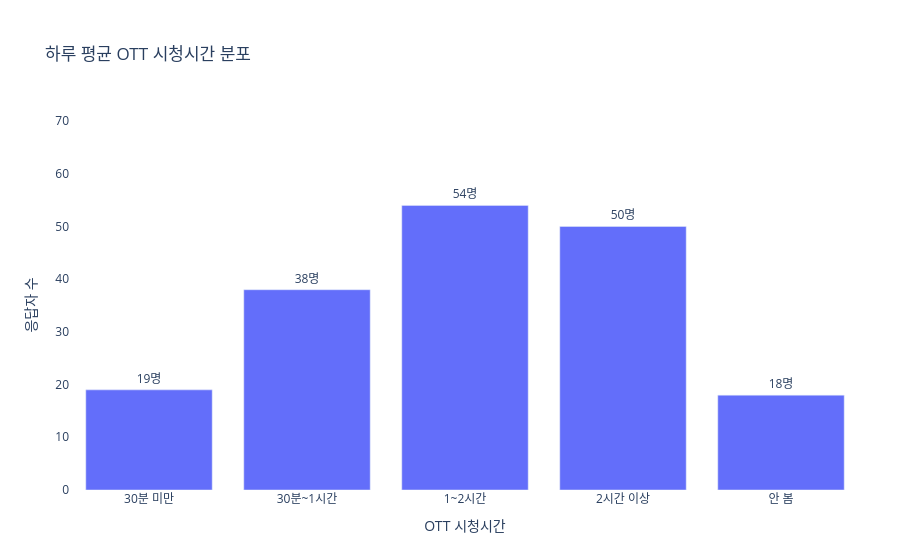

The notebook cell this image was saved under:
### Code cell
fig = px.bar(
    time_df,
    x="OTT 시청시간",
    y="응답자 수",
    text="텍스트",
    title="하루 평균 OTT 시청시간 분포"
)

fig.update_traces(
    textposition="outside",
    cliponaxis=False
)

fig.update_yaxes(
    title="응답자 수",
    range=[0, time_df["응답자 수"].max() * 1.3]
)

fig.update_layout(
    margin=dict(t=120, b=70, l=70, r=40),
    plot_bgcolor="white",
    paper_bgcolor="white"
)

fig.show()

### Figure 1 — Plotly figure (JSON) as saved in the notebook; plotly's stock layout.template omitted (floating-point values rounded to 4 significant figures)
{"data": [{"alignmentgroup": "True", "cliponaxis": false, "hovertemplate": "OTT 시청시간=%{x}<br>응답자 수=%{y}<br>텍스트=%{text}<extra></extra>", "legendgroup": "", "marker": {"color": "#636efa", "pattern": {"shape": ""}}, "name": "", "offsetgroup": "", "orientation": "v", "showlegend": false, "text": ["19명", "38명", "54명", "50명", "18명"], "textposition": "outside", "type": "bar", "x": ["30분 미만", "30분~1시간", "1~2시간", "2시간 이상", "안 봄"], "xaxis": "x", "y": [19, 38, 54, 50, 18], "yaxis": "y"}], "layout": {"barmode": "relative", "legend": {"tracegroupgap": 0}, "margin": {"b": 70, "l": 70, "r": 40, "t": 120}, "paper_bgcolor": "white", "plot_bgcolor": "white", "title": {"text": "하루 평균 OTT 시청시간 분포"}, "xaxis": {"anchor": "y", "domain": [0, 1], "title": {"text": "OTT 시청시간"}}, "yaxis": {"anchor": "x", "domain": [0, 1], "range": [0, 70.2], "title": {"text": "응답자 수"}}}}
